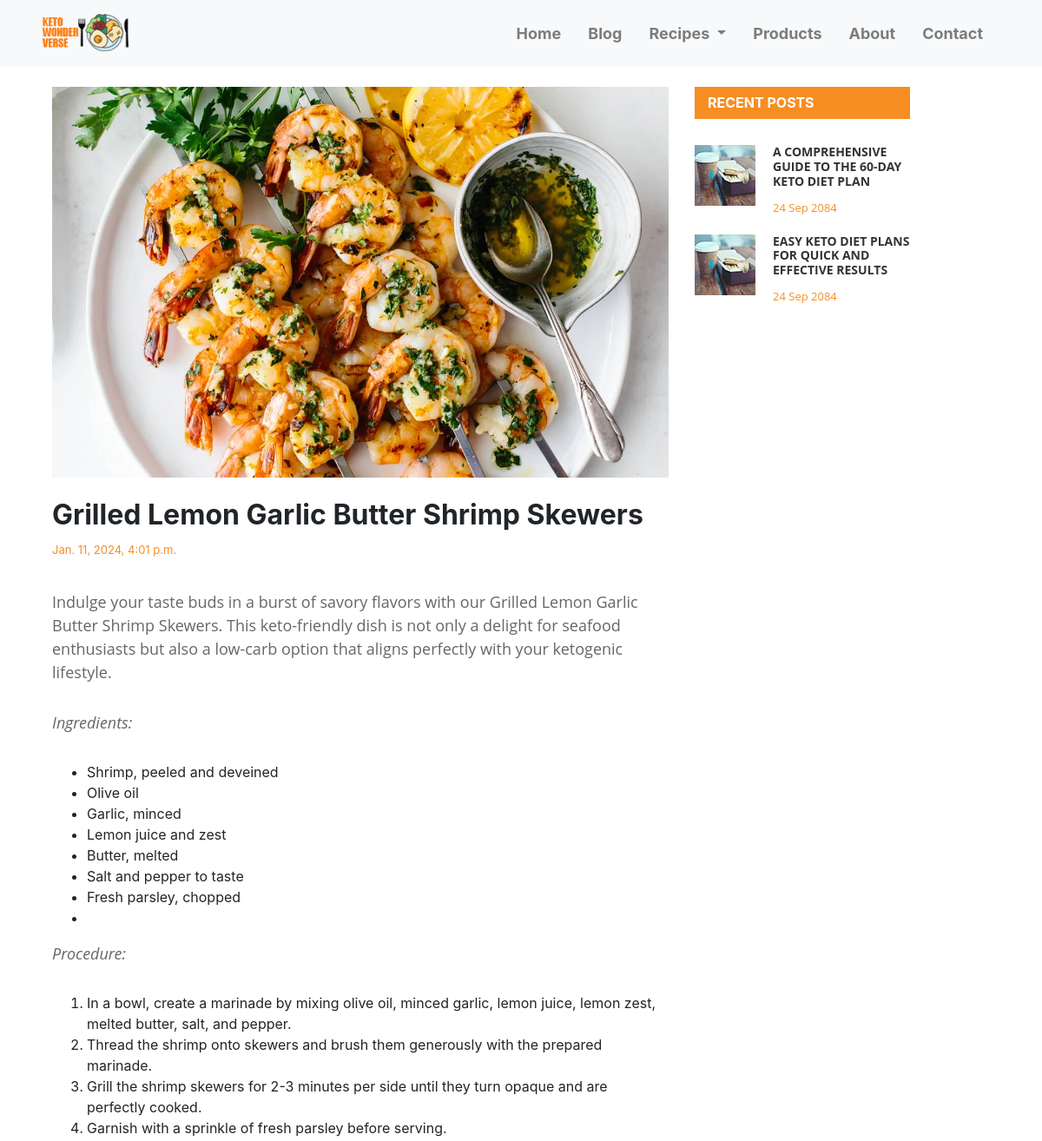
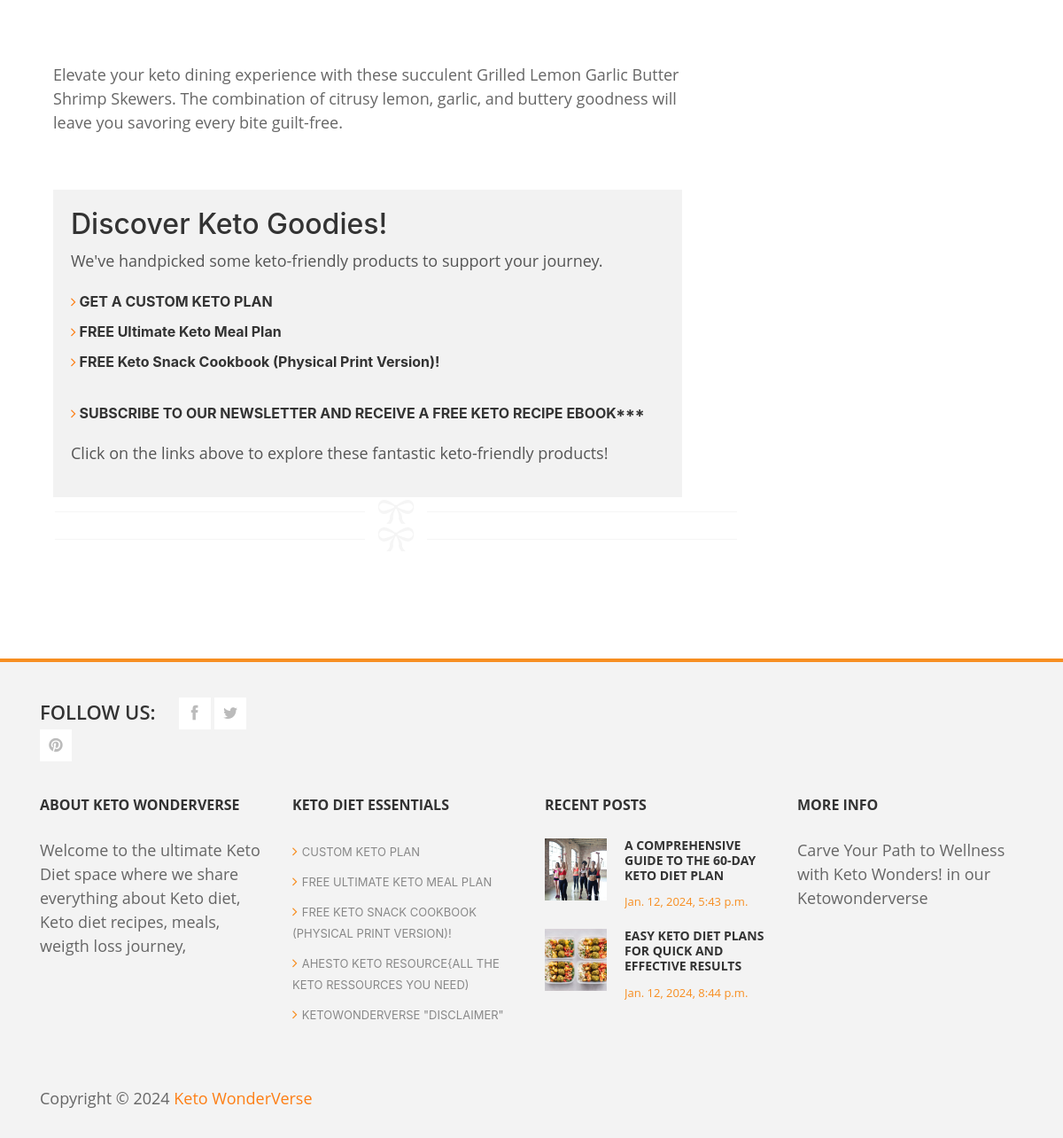
The app's page /featured/grilled-lemon-garlic-butter-shrimp-skewers/ with its own data (2 pictures, top to bottom).
### ketosite/models.py (models this page shows, shortened)
class FeaturedRecipe(models.Model):
    title = models.CharField(max_length=255)
    content = RichTextField(null=True, blank=True)
    image = models.ImageField(upload_to='featured_recipe_images/')
    image_alt = models.CharField(max_length=255, blank=True)
    slug = AutoSlugField(populate_from='title', unique=True)
    date_created = models.DateTimeField(default=timezone.now)
    related_articles = models.ManyToManyField('self', blank=True)

class BlogPost(models.Model):
    title = models.CharField(max_length=255)
    content = RichTextField(null=True, blank=True)
    image = models.ImageField(upload_to='blog_post_images/')
    image_alt = models.CharField(max_length=255, blank=True)
    slug = AutoSlugField(populate_from='title', unique=True)
    date_created = models.DateTimeField(default=timezone.now)
    related_articles = models.ManyToManyField('self', blank=True)
    def get_absolute_url(self):
        return reverse("ketosite:blog-post", kwargs={'slug': self.slug})

### ketosite/views.py (the view)
# urls.py: path('featured/<slug:slug>/', FeaturedPost.as_view(), name="featured_post"),
class FeaturedPost(DetailView):
    model = FeaturedRecipe
    template = 'ketosite/featuredpost.html'
    def get_context_data(self, **kwargs):
        context = super().get_context_data(**kwargs)
        blog_post = BlogPost.objects.all()
        context['categories'] = Recipe.CATEGORY_CHOICES
        context['articles'] = blog_post
        return context

### ketosite/templates/ketosite/featuredrecipe_detail.html (shortened to what this page needs)
{% extends 'ketosite/base.html' %}
{% load static %}
{% block content %}
<div class="mt-4" id="product-post">
    <div class="container">
        <div id="single-blog" class="page-section first-section">
            <div class="container">
                <div class="row">
                    <div class="product-item col-md-12">
                        <div class="row">
                            <div class="col-md-8">
                                    <div class="image">
                                        <div class="image-post">
                                            <img src="{{ featuredrecipe.image.url }}" alt=" {{ featured.image_alt}}" style="width: 100%; height: 450px; object-fit: cover;">
                                        </div>
                                    </div>
                                    <br>
                                    <div class="product-content">
                                        <div class="product-title">
                                            <div style="display: inline-block;">
                                                <h2 class="font-weight-bold">{{ featuredrecipe.title }}</h2>
                                                <span>{{ featuredrecipe.date_created }}</span>
                                            </div>
                                        </div>
                                        <p>{{ featuredrecipe.content|safe}}</p>
                                    </div>
                                    <section style="background-color: #f2f2f2; padding: 20px;">
                                        <h2 style="text-align: left; color: #333;">Discover Keto Goodies!</h2>
                                        <p style="text-align: left; color: #555; margin-bottom: 20px;">
                                            We've handpicked some keto-friendly products to support your journey.
                                        </p>
                                        <ul style="list-style: none; padding: 0; text-align: left;">
                                            <li style="margin-bottom: 10px;">
                                                <a href="http://tinyurl.com/3b2cys8t" target="_blank" style="text-decoration: none; font-weight: bold; color: #333;">
                                                    <i class="fa fa-angle-right" style="color: #fd7e14;"></i> GET A CUSTOM KETO PLAN
                                                </a>
                                            </li>
                                            <li style="margin-bottom: 10px;">
                                                <a href="http://tinyurl.com/hv34hjej" target="_blank" style="text-decoration: none; font-weight: bold; color: #333;">
                                                    <i class="fa fa-angle-right" style="color: #fd7e14;"></i> FREE Ultimate Keto Meal Plan
                                                </a>
                                            </li>
                                            <li style="margin-bottom: 10px;">
                                                <a href="http://tinyurl.com/w3d8he7f" target="_blank" style="text-decoration: none; font-weight: bold; color: #333;">
                                                    <i class="fa fa-angle-right" style="color: #fd7e14;"></i> FREE Keto Snack Cookbook (Physical Print Version)!
                                                </a>
                                            </li><br>
                                            <li style="margin-bottom: 10px;">
                                                <a href="http://tinyurl.com/ysc7av4e" target="_blank" style="text-decoration: none; font-weight: bold; color: #333;">
                                                    <i class="fa fa-angle-right" style="color: #fd7e14;"></i> SUBSCRIBE TO OUR NEWSLETTER AND RECEIVE A FREE KETO RECIPE EBOOK***
                                                </a>
                                            </li>
                                        </ul>
                                        <p style="text-align: left; color: #555; margin-top: 20px;">
                                            Click on the links above to explore these fantastic keto-friendly products!
                                        </p>
                                    </section>
                                    <div class="divide-line">
                                        <img src="images/div-line.png" alt="" />
                                    </div>
                                    <div class="divide-line">
                                    <img src="images/div-line.png" alt="" />
                                    </div>
                            </div>
                            <div class="col-md-3 col-md-offset-1">
                                <div class="side-bar">
                                    <div class="recent-post">
                                        <h4>Recent Posts</h4>
                                        <div class="posts">
                                            {% for article in articles|slice:'2'  %}
                                            <div class="recent-post">
                                                <div class="recent-post-thumb">
                                                    <a href="{{ article.get_absolute_url }}"> <img src="{% static 'images/recent-post1.jpg' %}" alt="">
                                                </div>
                                                <div class="recent-post-info">
                                                    <h6><a href="{{ article.get_absolute_url }}">{{article.title}}</a></h6>
                                                    <span>24 Sep 2084</span>
                                                </div>
                                            </div>
                                            {% endfor %}
                                        </div>
                                    </div>
                                </div>
                            </div>
                        </div>
                    </div>
                </div>
            </div>
        </div>
    </div>
</div>
{% endblock content %}

### ketosite/templates/ketosite/footer.html (shortened to what this page needs)
<footer>
    <div class="container">
        <div class="top-footer">
            <div class="row">
                <div class="col-md-3">
                    <div class="social-bottom">
                        <span>Follow us:</span>
                        <ul>
                            <li><a href="#" class="fa fa-facebook"></a></li>
                            <li><a href="http://tinyurl.com/2tcyh3xn" class="fa fa-twitter"></a></li>
                            <li><a href="http://tinyurl.com/28my4pzb" class="fa fa-pinterest"></a></li>
                        </ul>
                    </div>
                </div>
            </div>
        </div>
        <div class="main-footer">
            <div class="row">
                <div class="col-md-3">
                    <div class="about">
                        <h4 class="footer-title">About Keto Wonderverse</h4>
                        <p>Welcome to the ultimate Keto Diet space where we share everything about Keto diet, Keto diet recipes, meals, weigth loss journey,</p>
                    </div>
                </div>
                <div class="col-md-3">
                    <div class="shop-list">
                        <h4 class="footer-title">Keto DIet Essentials</h4>
                        <ul>
                            <li><a href="http://tinyurl.com/3b2cys8t"><i class="fa fa-angle-right"></i>CUSTOM KETO PLAN</a></li>
                            <li><a href="http://tinyurl.com/hv34hjej"><i class="fa fa-angle-right"></i>FREE  Ultimate Keto Meal Plan</a></li>
                            <li><a href="http://tinyurl.com/w3d8he7f"><i class="fa fa-angle-right"></i>FREE Keto Snack Cookbook (Physical Print Version)!</a></li>
                            <li><a href="http://tinyurl.com/mrxjnfu4"><i class="fa fa-angle-right"></i>Ahesto Keto Resource{All the keto ressources you need)</a></li>
                            <li><a href="{% url 'ketosite:disclaimer' %}"><i class="fa fa-angle-right"></i>KetoWOnderverse "DISCLAIMER"</a></li>
                        </ul>
                    </div>
                </div>
                <div class="col-md-3">
                    <div class="recent-posts">
                        <h4 class="footer-title">Recent posts</h4>
                        {% for article in articles|slice:'2'  %}
                        <div class="recent-post">
                            <div class="recent-post-thumb">
                                <img src="{{ article.image.url }}" alt="{{ article.image_alt }}" loading="lazy" style="width: 100%; height: 70px; object-fit: cover;" />
                            </div>
                            <div class="recent-post-info">
                                <h6><a href="">{{article.title }}</a></h6>
                                <span>{{ article.date_created }}</span>
                            </div>
                        </div>
                        {% endfor %}
                    </div>
                </div>
                <div class="col-md-3">
                    <div class="more-info">
                        <h4 class="footer-title">More info</h4>
                        <p>Carve Your Path to Wellness with Keto Wonders! in our Ketowonderverse</p>
                    </div>
                </div>
            </div>
        </div>
        <div class="bottom-footer">
            <p><span>Copyright © 2024 <a href="{% url 'ketosite:home' %}" style="color: #fd7e14;">Keto WonderVerse</a> </p>
        </div>
    </div>
</footer>

### static/css/templatemo_style.css (style rules this page uses)
a { text-decoration: none; color: #f78e21; }
p { font-family: 'Open Sans', sans-serif; font-size: 13px; color: #666; }
*, *:before, *:after { -moz-box-sizing: border-box; -webkit-box-sizing: border-box; box-sizing: border-box; }
.image-post { overflow: hidden; }
.product-title span { display: inline-block; font-size: 13px; color: #f78e21; }
.product-content p { margin-top: 5px; padding-bottom: 15px; }
.side-bar h4 { font-size: 16px; font-weight: 700; color: #fff; text-transform: uppercase; background-color: #f78e21; margin-top: 0px; padding: 9px 15px 9px 15px; }
.recent-post { overflow: hidden; margin-bottom: 20px; }
.recent-post-thumb { float: left; margin-right: 20px !important; width: 70px; height: 70px; }
.recent-post-info { overflow: hidden; }
.recent-post-info h6 { font-family: 'Open Sans', sans-serif; font-size: 14px; font-weight: 700; text-transform: uppercase; margin-top: 0; }
.posts { margin-top: 30px; margin-bottom: 30px; }
.recent-post-info a { color: #333; }
.recent-post-info span { font-family: 'Open Sans', sans-serif; font-size: 13px; color: #f78e21; }
footer { background-color: #f3f3f3; border-top: 4px solid #f78e21; margin-top: 120px; }
.social-bottom { margin-top: 40px; padding-bottom: 40px; }
.social-bottom span { font-family: 'Open Sans', sans-serif; font-size: 22px; font-weight: 600; color: #333; text-transform: uppercase; float: left; margin-right: 26px; }
.social-bottom ul { margin: 0; padding: 0; }
.social-bottom li { list-style: none; display: inline-block; }
.social-bottom a { background-color: #fff; font-size: 18px; width: 36px; height: 36px; line-height: 36px; text-align: center; color: #bbb; }
.footer-title { font-family: 'Open Sans', sans-serif; font-size: 16px; font-weight: 700; color: #333; text-transform: uppercase; padding-bottom: 20px; }
.shop-list ul { margin: 0; padding: 0; }
.shop-list li { list-style: none; margin: 10px 0; }
.shop-list i { font-size: 16px; margin-right: 5px; color: #f78e21; }
.shop-list a { text-transform: uppercase; color: #888; font-size: 13px; }
.recent-post-thumb { float: left; margin-right: 10px; width: 70px; height: 70px; }
.more-info p { padding-bottom: 20px; }
.bottom-footer { text-align: left; padding: 60px 0 15px 0; }
@media screen and (min-width: 995px) { body { overflow-x: hidden; } }

### static/css/style.css (style rules this page uses)
html { font-size: 16px !important; }
p { font-size: 18px; }
a { color: black; text-decoration: none; }

### records on screen
FeaturedRecipe: image (picture), title "Grilled Lemon Garlic Butter Shrimp Skewers", date_created "Jan. 11, 2024, 4:01 p.m.", content "Indulge your taste buds in a burst of savory flavors with our Grilled Lemon Garlic Butter Shrimp Skewers. This keto-friendly dish is not only a delight for seafood enthusiasts but also a low-carb option that aligns perfectly with your ketogenic lifestyle. Ingredients: Shrimp, peeled and deveined Olive oil Garlic, minced Lemon juice and zest Butter, melted Salt and pepper to taste Fresh parsley, chopped Procedure: In a bowl, create a marinade by mixing olive oil, minced garlic, lemon juice, lemon zest, melted butter, salt, and pepper. Thread the shrimp onto skewers and brush them generously with the prepared marinade. Grill the shrimp skewers for 2-3 minutes per side until they turn opaque…"
BlogPost: title "A COMPREHENSIVE GUIDE TO THE 60-DAY KETO DIET PLAN", image (picture), date_created "Jan. 12, 2024, 5:43 p.m."
BlogPost: title "EASY KETO DIET PLANS FOR QUICK AND EFFECTIVE RESULTS", image (picture), date_created "Jan. 12, 2024, 8:44 p.m."
